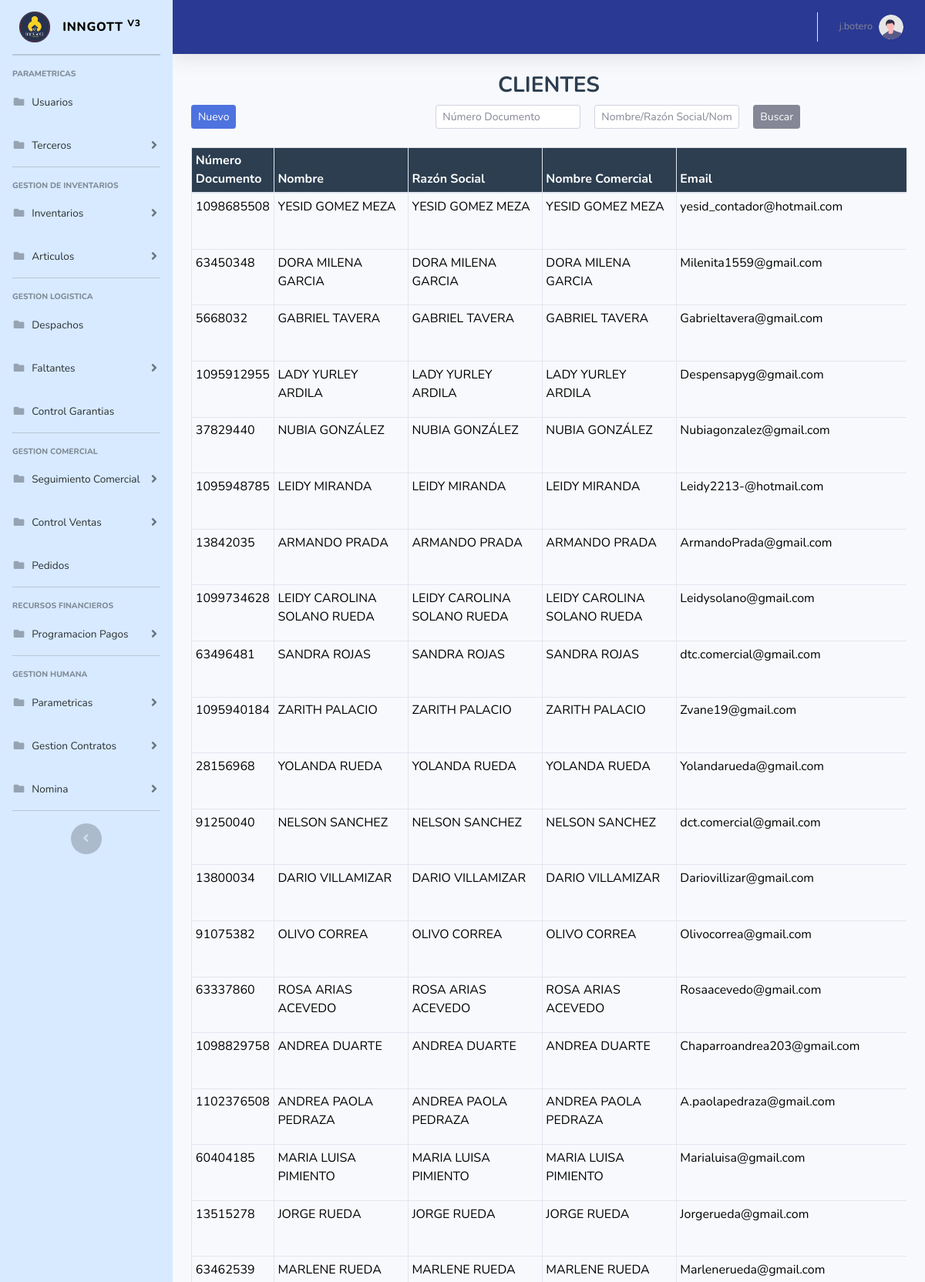
The page /clientes.php (signed in, upper part) on the database its author committed.
### tables this page shows
CREATE TABLE `cliente` (
  `clienteId` int(11) NOT NULL,
  `clienteNom` varchar(100) DEFAULT NULL,
  `ClienteNumDoc` varchar(15) DEFAULT NULL,
  `ClienteDir` varchar(200) DEFAULT NULL,
  `ClienteTel1` bigint(20) DEFAULT NULL,
  `ClienteTel2` bigint(20) DEFAULT NULL,
  `ClienteTipDocumento` varchar(3) DEFAULT NULL,
  `ClienteDigVerificacion` varchar(1) DEFAULT NULL,
  `ClienteRegIva` varchar(1) DEFAULT NULL,
  `ClienteEmail` varchar(100) DEFAULT NULL,
  `clientefecmod` date DEFAULT NULL,
  `ClienteusuMod` varchar(20) DEFAULT NULL,
  `ClienteFecCre` date DEFAULT NULL,
  `ClienteUsuCre` varchar(20) DEFAULT NULL,
  `ClienteBarrio` varchar(50) DEFAULT NULL,
  `NomCiudad` varchar(50) DEFAULT NULL,
  `IdCiudad` int(11) DEFAULT NULL,
  `NomDepartamento` varchar(50) DEFAULT NULL,
  `IdDepartamento` smallint(6) DEFAULT NULL,
  `NomPais` varchar(50) DEFAULT NULL,
  `IdPais` smallint(6) DEFAULT NULL,
  `CliNomRazonSoc` varchar(100) DEFAULT NULL,
  `CliNomComercial` varchar(100) DEFAULT NULL,
  `CliUsuVen` varchar(20) DEFAULT NULL,
  `CliMarcalinea` varchar(1) DEFAULT NULL,
  `CliPerContacto` varchar(100) DEFAULT NULL,
  `CliPerTelCon` bigint(20) DEFAULT NULL,
  `CliPreRegistro` varchar(1) DEFAULT NULL,
  `CliComCafeteria` varchar(1) DEFAULT NULL,
  `CliComPapeleria` varchar(1) DEFAULT NULL,
  `CliComAseo` varchar(1) DEFAULT NULL,
  `CliMarcaTipo` varchar(1) DEFAULT NULL,
  `CliUsuNom` varchar(20) DEFAULT NULL,
  `CliNomAsesor` varchar(100) DEFAULT NULL,
  `idlistaprecioscli` smallint(6) DEFAULT NULL
);

### clientes.php (the view, shortened to what this page needs)
<?php
require_once "vistas/partesuperior.php"
?>
<?php
$servername = "localhost";
$username = "root";
$password = "";
$dbname = "InnGott";
$conn = new mysqli($servername, $username, $password, $dbname);
$query = "SELECT * FROM cliente WHERE 1=1";
$result = $conn->query($query);
?>
<div class="container-fluid">
    <h1 class="h3 text-center" style="color: #2c3e50; font-weight: bold;">CLIENTES</h1>
    <div class="row mb-3">
        <div class="col-md-4 col-12 mb-2">
            <a href="nuevo_cliente.php" class="btn btn-primary btn-sm">Nuevo</a>
        </div>
        <div class="col-md-8 col-12">
            <form class="form-inline" method="GET" action="">
                <div class="form-row">
                    <div class="col">
                        <input type="text" class="form-control form-control-sm mb-2 mr-sm-2" id="clienteNumDoc" name="clienteNumDoc" placeholder="Número Documento" value="<?php echo isset($_GET['clienteNumDoc']) ? $_GET['clienteNumDoc'] : ''; ?>">
                    </div>
                    <div class="col">
                        <input type="text" class="form-control form-control-sm mb-2 mr-sm-2" id="clienteNombre" name="clienteNombre" placeholder="Nombre/Razón Social/Nombre Comercial" value="<?php echo isset($_GET['clienteNombre']) ? $_GET['clienteNombre'] : ''; ?>">
                    </div>
                    <div class="col-auto">
                        <button type="submit" class="btn btn-secondary btn-sm mb-2">Buscar</button>
                    </div>
                </div>
            </form>
        </div>
    </div>
    <div class="table-responsive">
        <table class="table table-bordered table-sm" id="dataTable" width="100%" cellspacing="0">
            <thead>
                <tr>
                    <th style="background-color: #2c3e50; color: white; font-weight: bold;">Número Documento</th>
                    <th style="background-color: #2c3e50; color: white; font-weight: bold;">Nombre</th>
                    <th style="background-color: #2c3e50; color: white; font-weight: bold;">Razón Social</th>
                    <th style="background-color: #2c3e50; color: white; font-weight: bold;">Nombre Comercial</th>
                    <th style="background-color: #2c3e50; color: white; font-weight: bold;">Email</th>
                </tr>
            </thead>
            <tbody>
                <?php
                if ($result->num_rows > 0) {
                    while($row = $result->fetch_assoc()) {
                        echo "<tr>";
                        echo "<td style='color: #000000;'>" . $row["ClienteNumDoc"] . "</td>";
                        echo "<td style='color: #000000;'>" . $row["clienteNom"] . "</td>";
                        echo "<td style='color: #000000;'>" . $row["CliNomRazonSoc"] . "</td>";
                        echo "<td style='color: #000000;'>" . $row["CliNomComercial"] . "</td>";
                        echo "<td style='color: #000000;'>" . $row["ClienteEmail"] . "</td>";
                        echo "</tr>";
                    }
                } else {
                    echo "<tr><td colspan='8'>No se encontraron resultados</td></tr>";
                }
                ?>
            </tbody>
        </table>
    </div>
</div>
<?php
require_once "vistas/parteinferior.php"
?>

### rows shown on the page
cliente: ClienteNumDoc "1098685508", clienteNom "YESID GOMEZ MEZA", CliNomRazonSoc "YESID GOMEZ MEZA", CliNomComercial "YESID GOMEZ MEZA", ClienteEmail "yesid_contador@hotmail.com"
cliente: ClienteNumDoc "63450348", clienteNom "DORA MILENA GARCIA", CliNomRazonSoc "DORA MILENA GARCIA", CliNomComercial "DORA MILENA GARCIA", ClienteEmail "Milenita1559@gmail.com"
cliente: ClienteNumDoc "5668032", clienteNom "GABRIEL TAVERA", CliNomRazonSoc "GABRIEL TAVERA", CliNomComercial "GABRIEL TAVERA", ClienteEmail "Gabrieltavera@gmail.com"
cliente: ClienteNumDoc "1095912955", clienteNom "LADY YURLEY ARDILA", CliNomRazonSoc "LADY YURLEY ARDILA", CliNomComercial "LADY YURLEY ARDILA", ClienteEmail "Despensapyg@gmail.com"
cliente: ClienteNumDoc "37829440", clienteNom "NUBIA GONZÁLEZ", CliNomRazonSoc "NUBIA GONZÁLEZ", CliNomComercial "NUBIA GONZÁLEZ", ClienteEmail "Nubiagonzalez@gmail.com"
cliente: ClienteNumDoc "1095948785", clienteNom "LEIDY MIRANDA", CliNomRazonSoc "LEIDY MIRANDA", CliNomComercial "LEIDY MIRANDA", ClienteEmail "Leidy2213-@hotmail.com"
cliente: ClienteNumDoc "13842035", clienteNom "ARMANDO PRADA", CliNomRazonSoc "ARMANDO PRADA", CliNomComercial "ARMANDO PRADA", ClienteEmail "ArmandoPrada@gmail.com"
cliente: ClienteNumDoc "1099734628", clienteNom "LEIDY CAROLINA SOLANO RUEDA", CliNomRazonSoc "LEIDY CAROLINA SOLANO RUEDA", CliNomComercial "LEIDY CAROLINA SOLANO RUEDA", ClienteEmail "Leidysolano@gmail.com"
cliente: ClienteNumDoc "63496481", clienteNom "SANDRA ROJAS", CliNomRazonSoc "SANDRA ROJAS", CliNomComercial "SANDRA ROJAS", ClienteEmail "dtc.comercial@gmail.com"
cliente: ClienteNumDoc "1095940184", clienteNom "ZARITH PALACIO", CliNomRazonSoc "ZARITH PALACIO", CliNomComercial "ZARITH PALACIO", ClienteEmail "Zvane19@gmail.com"
cliente: ClienteNumDoc "28156968", clienteNom "YOLANDA RUEDA", CliNomRazonSoc "YOLANDA RUEDA", CliNomComercial "YOLANDA RUEDA", ClienteEmail "Yolandarueda@gmail.com"
cliente: ClienteNumDoc "91250040", clienteNom "NELSON SANCHEZ", CliNomRazonSoc "NELSON SANCHEZ", CliNomComercial "NELSON SANCHEZ", ClienteEmail "dct.comercial@gmail.com"
cliente: ClienteNumDoc "13800034", clienteNom "DARIO VILLAMIZAR", CliNomRazonSoc "DARIO VILLAMIZAR", CliNomComercial "DARIO VILLAMIZAR", ClienteEmail "Dariovillizar@gmail.com"
cliente: ClienteNumDoc "91075382", clienteNom "OLIVO CORREA", CliNomRazonSoc "OLIVO CORREA", CliNomComercial "OLIVO CORREA", ClienteEmail "Olivocorrea@gmail.com"
cliente: ClienteNumDoc "63337860", clienteNom "ROSA ARIAS ACEVEDO", CliNomRazonSoc "ROSA ARIAS ACEVEDO", CliNomComercial "ROSA ARIAS ACEVEDO", ClienteEmail "Rosaacevedo@gmail.com"
cliente: ClienteNumDoc "1098829758", clienteNom "ANDREA DUARTE", CliNomRazonSoc "ANDREA DUARTE", CliNomComercial "ANDREA DUARTE", ClienteEmail "Chaparroandrea203@gmail.com"
cliente: ClienteNumDoc "1102376508", clienteNom "ANDREA PAOLA PEDRAZA", CliNomRazonSoc "ANDREA PAOLA PEDRAZA", CliNomComercial "ANDREA PAOLA PEDRAZA", ClienteEmail "A.paolapedraza@gmail.com"
cliente: ClienteNumDoc "60404185", clienteNom "MARIA LUISA PIMIENTO", CliNomRazonSoc "MARIA LUISA PIMIENTO", CliNomComercial "MARIA LUISA PIMIENTO", ClienteEmail "Marialuisa@gmail.com"
cliente: ClienteNumDoc "13515278", clienteNom "JORGE RUEDA", CliNomRazonSoc "JORGE RUEDA", CliNomComercial "JORGE RUEDA", ClienteEmail "Jorgerueda@gmail.com"
cliente: ClienteNumDoc "63462539", clienteNom "MARLENE RUEDA", CliNomRazonSoc "MARLENE RUEDA", CliNomComercial "MARLENE RUEDA", ClienteEmail "Marlenerueda@gmail.com"

### other values the page prints
$_SESSION['username'] "j.botero"
